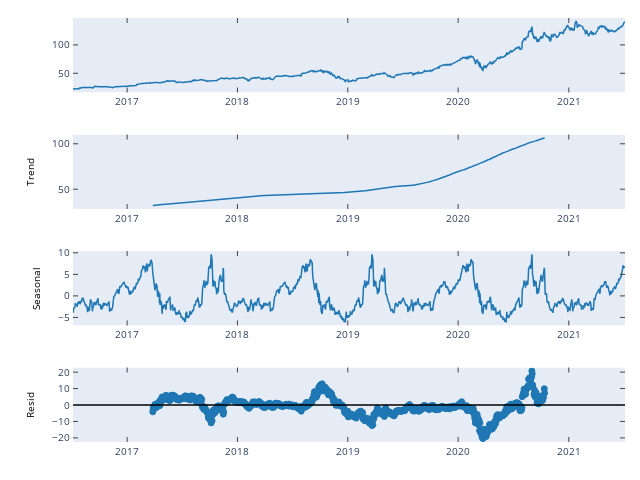

Write notebook code for a chart like this one.
### Code cell
#import chart_studio.plotly as py
import plotly.tools as tls
from plotly.offline import iplot

fig = plt.gcf()
plotly_fig = tls.mpl_to_plotly(seasonal_decomposition_fig)
iplot(plotly_fig)

### Figure 1 — Plotly figure (JSON) as saved in the notebook; plotly's stock layout.template omitted (floating-point values rounded to 4 significant figures; data arrays with more than 128 entries replaced by an {"elided": "..."} marker saying what was removed)
{"data": [{"line": {"color": "rgba (31, 119, 180, 1)", "dash": "solid", "width": 1.5}, "mode": "lines", "name": "_child0", "x": {"elided": "1259 str values"}, "xaxis": "x", "y": {"elided": "1259 float values"}, "yaxis": "y", "type": "scatter"}, {"line": {"color": "rgba (31, 119, 180, 1)", "dash": "solid", "width": 1.5}, "mode": "lines", "name": "_child0", "x": {"elided": "1259 str values"}, "xaxis": "x2", "y": {"elided": "1259 float values"}, "yaxis": "y2", "type": "scatter"}, {"line": {"color": "rgba (31, 119, 180, 1)", "dash": "solid", "width": 1.5}, "mode": "lines", "name": "_child0", "x": {"elided": "1259 str values"}, "xaxis": "x3", "y": {"elided": "1259 float values"}, "yaxis": "y3", "type": "scatter"}, {"marker": {"color": "#1F77B4", "line": {"color": "#1F77B4", "width": 1.0}, "opacity": 1, "size": 6.0, "symbol": "circle"}, "mode": "markers", "name": "_child0", "x": {"elided": "1259 str values"}, "xaxis": "x4", "y": {"elided": "1259 float values"}, "yaxis": "y4", "type": "scatter"}, {"line": {"color": "rgba (0, 0, 0, 1)", "dash": "solid", "width": 1.5}, "mode": "lines", "name": "_child1", "x": ["2016-07-06 00:00:00", "2021-07-06 00:00:00"], "xaxis": "x4", "y": [0.0, 0.0], "yaxis": "y4", "type": "scatter"}], "layout": {"autosize": false, "height": 480, "hovermode": "closest", "margin": {"b": 38, "l": 73, "pad": 0, "r": 15, "t": 15}, "showlegend": false, "width": 640, "xaxis": {"anchor": "y", "domain": [0.0, 1.0], "mirror": "ticks", "nticks": 6, "range": ["2016-07-06 00:00:00", "2021-07-06 00:00:00"], "showgrid": false, "showline": true, "side": "bottom", "tickfont": {"size": 10.0}, "ticks": "inside", "type": "date", "zeroline": false}, "yaxis": {"anchor": "x", "domain": [0.8244, 1.0], "mirror": "ticks", "nticks": 4, "range": [16.15, 147.4], "showgrid": false, "showline": true, "side": "left", "tickfont": {"size": 10.0}, "ticks": "inside", "type": "linear", "zeroline": false}, "xaxis2": {"anchor": "y2", "domain": [0.0, 1.0], "mirror": "ticks", "nticks": 6, "range": ["2016-07-06 00:00:00", "2021-07-06 00:00:00"], "showgrid": false, "showline": true, "side": "bottom", "tickfont": {"size": 10.0}, "ticks": "inside", "type": "date", "zeroline": false}, "yaxis2": {"anchor": "x2", "domain": [0.5496, 0.7252], "mirror": "ticks", "nticks": 4, "range": [28.24, 110.2], "showgrid": false, "showline": true, "side": "left", "tickfont": {"size": 10.0}, "ticks": "inside", "title": {"font": {"color": "#000000", "size": 10.0}, "text": "Trend"}, "type": "linear", "zeroline": false}, "xaxis3": {"anchor": "y3", "domain": [0.0, 1.0], "mirror": "ticks", "nticks": 6, "range": ["2016-07-06 00:00:00", "2021-07-06 00:00:00"], "showgrid": false, "showline": true, "side": "bottom", "tickfont": {"size": 10.0}, "ticks": "inside", "type": "date", "zeroline": false}, "yaxis3": {"anchor": "x3", "domain": [0.2748, 0.4504], "mirror": "ticks", "nticks": 4, "range": [-6.871, 10.42], "showgrid": false, "showline": true, "side": "left", "tickfont": {"size": 10.0}, "ticks": "inside", "title": {"font": {"color": "#000000", "size": 10.0}, "text": "Seasonal"}, "type": "linear", "zeroline": false}, "xaxis4": {"anchor": "y4", "domain": [0.0, 1.0], "mirror": "ticks", "nticks": 6, "range": ["2016-07-06 00:00:00", "2021-07-06 00:00:00"], "showgrid": false, "showline": true, "side": "bottom", "tickfont": {"size": 10.0}, "ticks": "inside", "type": "date", "zeroline": false}, "yaxis4": {"anchor": "x4", "domain": [0.0, 0.1756], "mirror": "ticks", "nticks": 5, "range": [-22.5, 22.8], "showgrid": false, "showline": true, "side": "left", "tickfont": {"size": 10.0}, "ticks": "inside", "title": {"font": {"color": "#000000", "size": 10.0}, "text": "Resid"}, "type": "linear", "zeroline": false}}}
